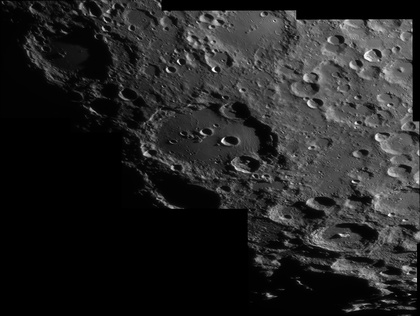
%> input picture ay2.jpg, 420 x 316 px, shrunk from 3014 x 2265 before the run
$ octave --eval "histogramEqualization;"   (GNU Octave 9; MATLAB toolbox functions it lacks are replaced by stand-ins)
%> lines starting %> are read from the running program, lines starting %| are printed output that depends on the picture
function [ ] = histogramEqualization( )
%Ömer Faruk KOÇ
%20.Ekim.2015

Iin=imread('ay2.jpg');
%> Iin is the input picture: size 316x420x3 uint8; min 0, max 255, mean 37.2
IinGray=rgb2gray(Iin);
figure;
imshow(IinGray);
title('Orjinal Gri Resim');

h=imhist(IinGray);
%> h = 256 values, max 40906 at index 1, min 0 at index 227, mean 518.4

pr=h/numel(IinGray);
%> pr = 256 values, max 0.308 at index 1, min 0 at index 227, mean 0.00391
figure;
plot(pr);
title('Prnin Görüntüsü');
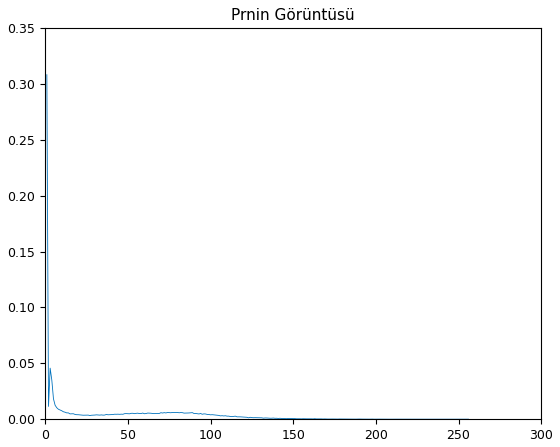
%> figure redrawn from the program's plot data; curve peaks at x = 1, y = 0.308

figure;
plot(h);
title('Histogram');
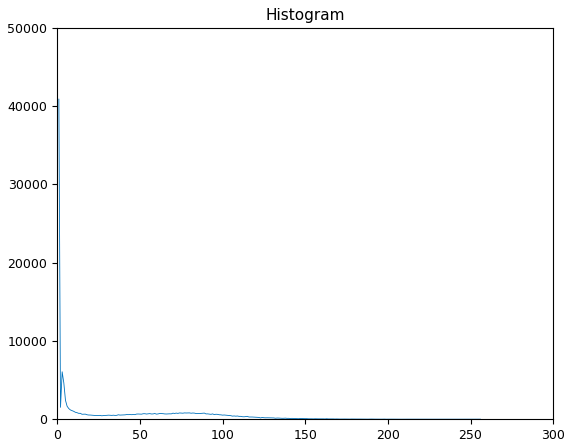
%> figure redrawn from the program's plot data; curve peaks at x = 1, y = 40906

sk(1)=pr(1);
for i=2 : numel(pr)
    sk(i)=pr(i)+sk(i-1);
end
%> after the loop, sk = 256 values from 0.308 to 1

sk=sk*255;
%> sk = 256 values from 78.59 to 255

IoutGray=IinGray;
N=size(IinGray);
%> N = [316 420]

for i=1 : N(1)
    for j=1 :N(2)
        index=IinGray(i,j)+1;
        IoutGray(i,j)=sk(index);
    end
end
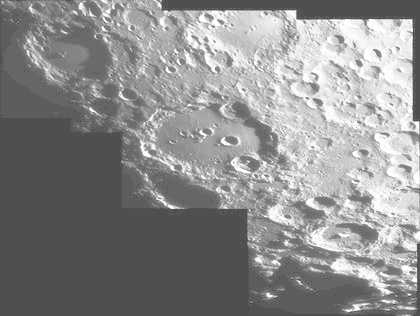
%> IoutGray: size 316x420 uint8; min 79, max 255, mean 140.6

figure;
imshow(IoutGray);
title('Çýkýþ Resmi');


end

$ run again, with ccc.jpg copied over ay2.jpg
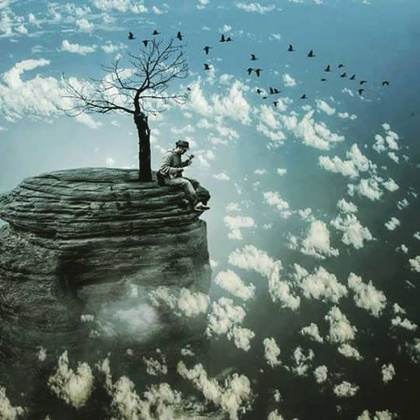
%> input picture ccc.jpg, 420 x 420 px, shrunk from 640 x 640 before the run
%> in histogramEqualization, Iin is the input picture: size 420x420x3 uint8; mean R, G, B 102.2, 125.4, 122.5
%> h = 256 values, max 2501 at index 144, min 0 at index 1, mean 689.1
%> pr = 256 values, max 0.0142 at index 144, min 0 at index 1, mean 0.00391
%> in histogramEqualization, `title('Histogram');`:
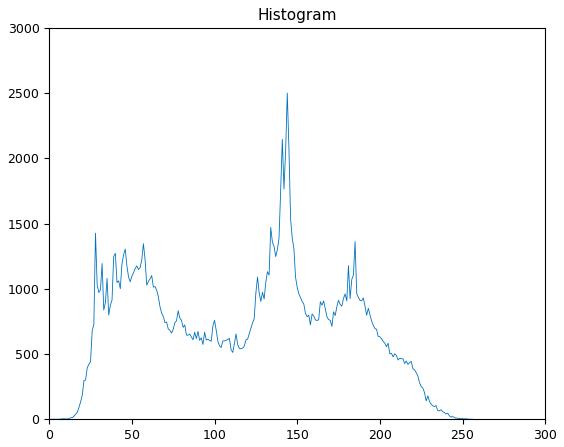
%> figure redrawn from the program's plot data; curve peaks at x = 144, y = 2501
%> after the loop in histogramEqualization, `for i=2 : numel(pr)`: sk = 256 values from 0 to 1
%> in histogramEqualization, `sk=sk*255;`: sk = 256 values from 0 to 255
%> after the loop in histogramEqualization, `for i=1 : N(1)`:
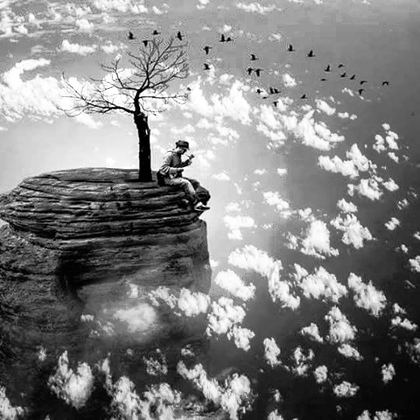
%> IoutGray: size 420x420 uint8; min 0, max 255, mean 128.2

$ run again, with iii.jpg copied over ay2.jpg
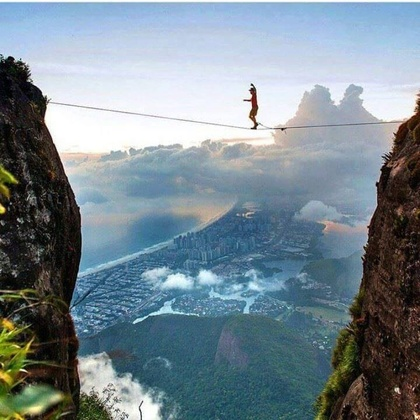
%> input picture iii.jpg, 420 x 420 px, shrunk from 720 x 720 before the run
%> in histogramEqualization, Iin is the input picture: size 420x420x3 uint8; mean R, G, B 120, 135.4, 144.3
%> in histogramEqualization, `IinGray=rgb2gray(Iin);`:
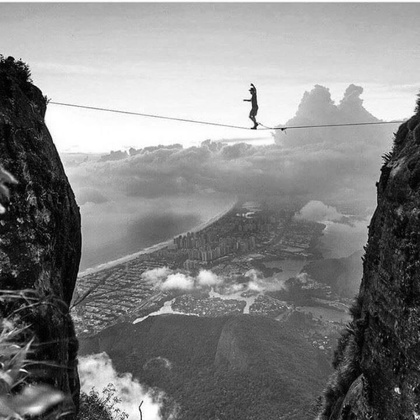
%> IinGray: size 420x420 uint8; min 0, max 255, mean 131.8
%> h = 256 values, max 1853 at index 256, min 35 at index 1, mean 689.1
%> pr = 256 values, max 0.0105 at index 256, min 0.000198 at index 1, mean 0.00391
%> in histogramEqualization, `title('Histogram');`:
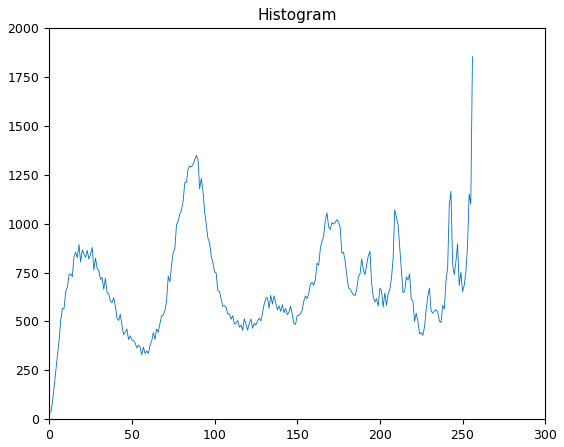
%> figure redrawn from the program's plot data; curve peaks at x = 256, y = 1853
%> after the loop in histogramEqualization, `for i=2 : numel(pr)`: sk = 256 values from 0.000198 to 1
%> in histogramEqualization, `sk=sk*255;`: sk = 256 values from 0.0506 to 255
